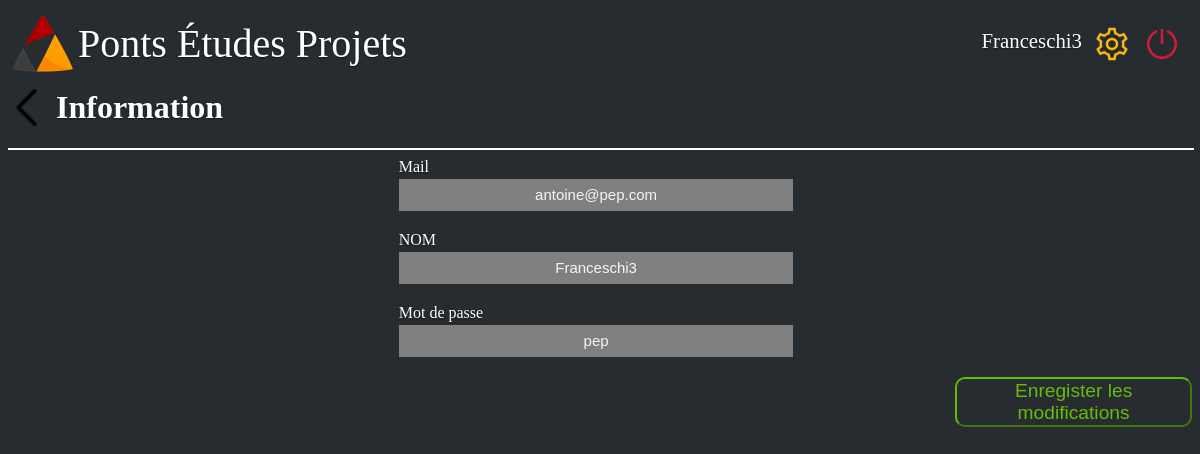
/information/Franceschi3, run on the app's committed database.
### web/site.py (models this page shows, shortened)
class db_utilisateurs(db.Model):
    _id = db.Column("id", db.Integer, primary_key= True)
    name = db.Column(db.String(100))
    email = db.Column(db.String(100))
    mdp = db.Column(db.String(100))
    dsi = db.Column(db.Boolean)

### web/site.py (the view, shortened to what this page needs)
@app.route('/information/<name>',methods=["POST", "GET"])
def information(name):
    utilisateur = db_utilisateurs.query.filter_by(name=name).first()
    utilisateur_name=utilisateur.name
    utilisateur_name=utilisateur.name
    mail = utilisateur.email
    dsi = utilisateur.dsi
    mdp = utilisateur.mdp
    print(mail)
    return render_template("information.html",name=name,utilisateur_name=utilisateur_name,mdp=mdp,mail=mail,dsi=dsi, BDD_utilisateur=db_utilisateurs.query.all())

### web/templates/information.html (shortened to what this page needs)
<!DOCTYPE html>
<html>
    <head>
        <link rel="stylesheet" href={{ url_for('static', filename='style_information4.css') }}/>
    </head>
    <body>
        <div class="barre_principale">
            <div class="logo_junior">
                <a href="/home/{{name}}">
                    <img class= "logo_pep" src={{ url_for('static', filename='PEPLOGO.png') }}  alt= "Logo pep"/>
                    <div class="Junior">Ponts Études Projets</div>
                </a>
            </div>
            <div>
                <nav>
                    <ul class="navbar-nav">
                        <li class="user_name"><a class="user" href="#">{{name}}</a></li>
                        <li class="nav-item"><a href="#"><img src={{ url_for('static', filename='settings.png') }} alt="bouton reglage" ></a></li>
                        <li class="nav-item"><a href='/login'><img src={{ url_for('static', filename='shutdown.png') }} alt="bouton shutdown" ></a></li>
                    </ul>
                </nav>
            </div>
        </div>
        <h1 class="page_title">
            <a href="/home/{{name}}">
                <img src={{ url_for('static', filename='back1.png') }} alt="bouton retour">
            </a>
            &nbsp; Information
        </h1>
        <hr color="white" style="width: 100%;">
        <form class="form-signin" method="post">
            <div >
                <div class="form-label-group">
                    <label for="input_mail">Mail</label>
                    <br>
                    <input name="_mail"   class="form-mdp" required="required" value ={{mail}} />
                </div>
                <div class="form-label-group">
                    <label for="input_prenom">NOM</label>
                    <br>
                    <input name="_name"   class="form-mdp" required="required" value ={{utilisateur_name}} />
                </div>
                <div class="form-label-group">
                    <label for="input_mdp">Mot de passe</label>
                    <br>
                    <input name="_mdp"  class="form-mdp" required="required" value ={{mdp}} />
                </div>
            </div>
            {% if dsi == 0 %}
                <button class="valider1" type="submit" width="50%">Enregister les modifications</button>
            {% endif %}
        </form>
    </body>
</html>

### web/static/style_information4.css (style rules this page uses)
html { height: 100%; width: 100%; background-color : #272C31; }
body { background-color : #272C31; height: 100%; background-color: transparent; color: white; text-shadow: 0 .05rem .1rem rgba(0, 0, 0, .5); }
.barre_principale { height: 60px; display: flex; justify-content: space-between; }
.page_title { display: flex; }
.logo_pep { width: 60px; height: 60px; }
ul { list-style-type: none; display:flex; text-decoration:none; }
.logo_pep { float: left; margin: 5px; }
.user_name { margin-top:5px ; }
.Junior { margin-top: 12px; display: flex; font-size: 250%; }
nav a { font-size: 1.3em; color: white; text-shadow: 0 .05rem .1rem rgba(0, 0, 0, .5); text-decoration: none; }
nav li { margin-right: 10px; }
a { text-decoration:none; color:white; display:flex; }
.form-mdp { text-align: center; font-size: 15px; color:whitesmoke; margin-top: 3px; height: 30px; border: gray; background-color: gray; margin-left: 33%; width: 33%; margin-bottom: 20px; }
label { margin-left: 33%; }
.valider1 { width: 20%; margin-left: 80%; font-size: larger; border-radius: 10px; height: 50px; border-color:rgba(119, 223, 0, 0.797); background-color: transparent; color:rgba(119, 223, 0, 0.797); }

### data on the page
db_utilisateurs: name "Franceschi3", _mail "antoine@pep.com", _name "Franceschi3", _mdp "pep"
